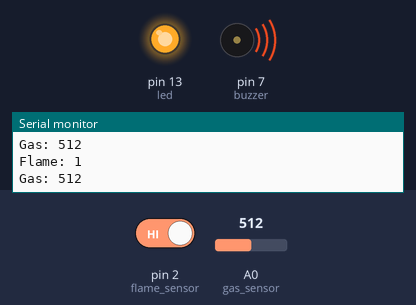
The sketch below on a simulated Arduino Uno, built with avr-gcc and run on an emulated ATmega328P. Parts: output pins drawn as LEDs (lit = HIGH), buzzer (waves = sounding, pin HIGH), the last lines printed to the serial monitor. The test bench sets the inputs (shaded band); at power-on: A0 (gas_sensor) = 512, pin 2 (flame_sensor) HIGH.

Above: at 1.3 s.
1.4 s: A0 (gas_sensor) set to 54
2.9 s: A0 (gas_sensor) set to 46
At 3.9 s:
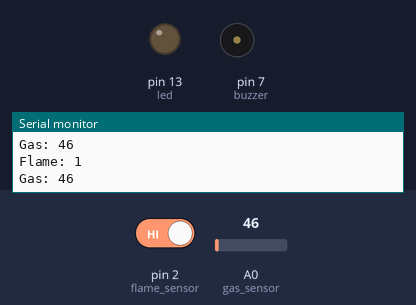
4.5 s: A0 (gas_sensor) set to 122
At 5.1 s:
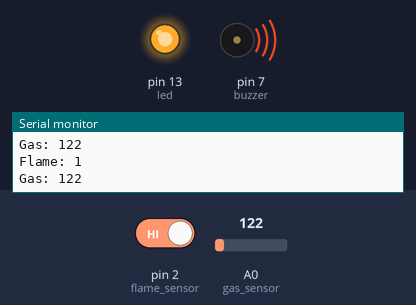
6.0 s: A0 (gas_sensor) set to 40
At 6.3 s:
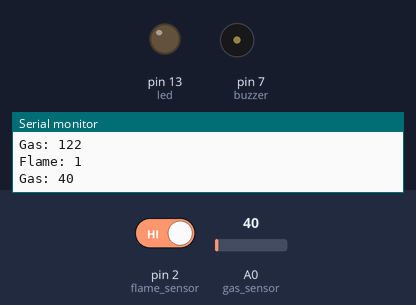
Timing chart, 0 to 8.5 s (numbered marks = the images above; inputs shaded):
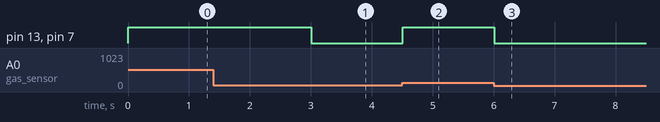

The sketch:

fire_gas_detection_system.ino
```cpp
int led = 13;
int buzzer = 7;
int flame_sensor = 2;
int gas_sensor = A0;
int dt = 500;

void setup() {
  Serial.begin(9600);

  pinMode(led, OUTPUT);
  pinMode(buzzer, OUTPUT);
  pinMode(flame_sensor, INPUT);
}

void loop() {

  int flame_value = digitalRead(flame_sensor);
  int gas_value = analogRead(gas_sensor);

  Serial.print("Flame: ");
  Serial.println(flame_value);

  Serial.print("Gas: ");
  Serial.println(gas_value);

  // Turn on alarm if flame OR gas is detected
  if (flame_value == LOW || gas_value >= 50) {
    digitalWrite(led, HIGH);
    digitalWrite(buzzer, HIGH);
  } else {
    digitalWrite(led, LOW);
    digitalWrite(buzzer, LOW);
  }

  delay(dt);
}
```

Measured:
- the behaviour switches between 50 and 49 on A0 (gas_sensor) (found by bisection; images 0 and 1)
- after the input at 2.9 s, pin 13 (led), pin 7 (buzzer): HIGH → LOW after 0.10 s
- after the input at 4.5 s, pin 13 (led), pin 7 (buzzer): LOW → HIGH at once
- after the input at 6.0 s, pin 13 (led), pin 7 (buzzer): HIGH → LOW at once
